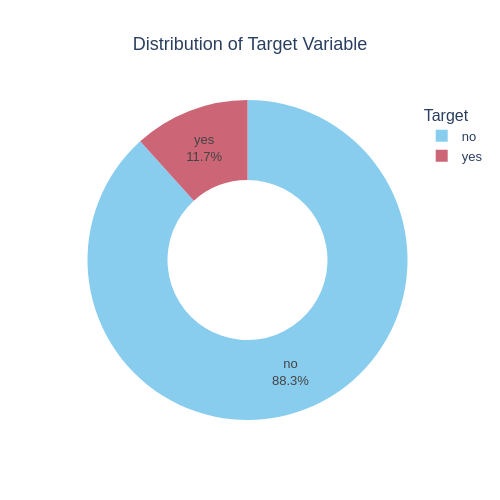

Write notebook code for a chart like this one.
### Markdown cell above
<div style="
  width: 97%;
  margin: 18px 0;
  padding: 14px 18px;
  border-radius: 12px;
  text-align: left;
  background: rgba(140, 140, 140, 0.10);
  border: 1px solid rgba(140, 140, 140, 0.18);
  box-shadow: 0 6px 18px rgba(0,0,0,0.12);
  backdrop-filter: blur(10px);
  position: relative;
  overflow: hidden;
">
  <div style="
    position: absolute;
    left: 0; 
    top: 0; 
    bottom: 0;
    width: 6px;
    background: linear-gradient(180deg, #5e0ab9 0%, #6a11cb 55%, #3f84fd 100%);
  "></div>
  <h3 style="
    margin: 0;
    padding-left: 12px;
    font-family: 'Segoe UI', sans-serif;
    font-weight: 800;
    letter-spacing: 1px;
    font-size: 1.25em;
    color: inherit;
  ">
    2. Q1 What is the overall success rate of the campaign?
  </h3>
</div>

### Code cell
our_plots.plot_pie(df["y"], title="Distribution of Target Variable", x_label="Target", y_label="Count", hole=0.5)

### Figure 1 — Plotly figure (JSON) as saved in the notebook; plotly's stock layout.template omitted (floating-point values rounded to 4 significant figures)
{"data": [{"domain": {"x": [0, 1], "y": [0, 1]}, "hole": 0.5, "hovertemplate": "Target=%{label}<br>Count=%{value}<extra></extra>", "labels": ["no", "yes"], "legendgroup": "", "name": "", "showlegend": true, "textfont": {"family": "Arial", "size": 13}, "textinfo": "percent+label", "type": "pie", "values": [39922, 5289]}], "layout": {"font": {"family": "Arial", "size": 13}, "height": 500, "legend": {"title": {"text": "Target"}, "tracegroupgap": 0}, "piecolorway": ["rgb(136, 204, 238)", "rgb(204, 102, 119)", "rgb(221, 204, 119)", "rgb(17, 119, 51)", "rgb(51, 34, 136)", "rgb(170, 68, 153)", "rgb(68, 170, 153)", "rgb(153, 153, 51)", "rgb(136, 34, 85)", "rgb(102, 17, 0)", "rgb(136, 136, 136)"], "title": {"text": "Distribution of Target Variable", "x": 0.5}, "width": 500}}
